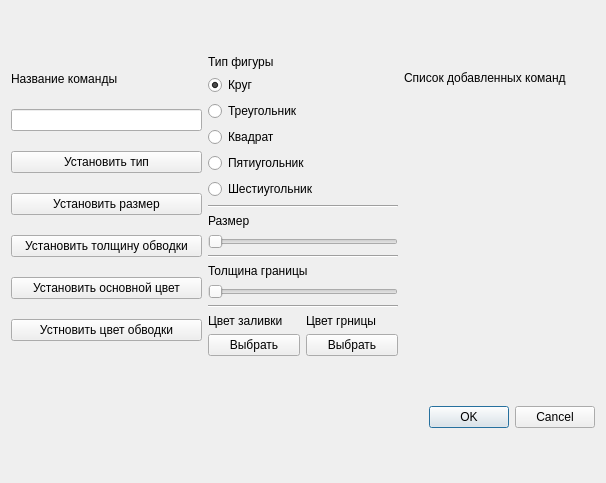
<?xml version="1.0" encoding="UTF-8"?>
<ui version="4.0">
 <class>CreateCommandDialog</class>
 <widget class="QDialog" name="CreateCommandDialog">
  <property name="geometry">
   <rect>
    <x>0</x>
    <y>0</y>
    <width>606</width>
    <height>483</height>
   </rect>
  </property>
  <property name="windowTitle">
   <string>Создание макрокоманды</string>
  </property>
  <layout class="QGridLayout" name="gridLayout_2">
   <item row="0" column="2">
    <layout class="QVBoxLayout" name="verticalLayout_3">
     <item>
      <widget class="QLabel" name="label_11">
       <property name="text">
        <string>Список добавленных команд</string>
       </property>
      </widget>
     </item>
     <item>
      <widget class="QLabel" name="comL1">
       <property name="text">
        <string/>
       </property>
      </widget>
     </item>
     <item>
      <widget class="QLabel" name="comL2">
       <property name="text">
        <string/>
       </property>
      </widget>
     </item>
     <item>
      <widget class="QLabel" name="comL3">
       <property name="text">
        <string/>
       </property>
      </widget>
     </item>
     <item>
      <widget class="QLabel" name="comL4">
       <property name="text">
        <string/>
       </property>
      </widget>
     </item>
     <item>
      <widget class="QLabel" name="comL5">
       <property name="text">
        <string/>
       </property>
      </widget>
     </item>
    </layout>
   </item>
   <item row="0" column="0">
    <layout class="QVBoxLayout" name="verticalLayout">
     <item>
      <widget class="QLabel" name="label_6">
       <property name="maximumSize">
        <size>
         <width>16777215</width>
         <height>20</height>
        </size>
       </property>
       <property name="text">
        <string>Название команды</string>
       </property>
      </widget>
     </item>
     <item>
      <widget class="QLineEdit" name="lineEdit"/>
     </item>
     <item>
      <widget class="QPushButton" name="setTypeButton">
       <property name="text">
        <string>Установить тип</string>
       </property>
      </widget>
     </item>
     <item>
      <widget class="QPushButton" name="setSizeButton">
       <property name="text">
        <string>Установить размер</string>
       </property>
      </widget>
     </item>
     <item>
      <widget class="QPushButton" name="setPenSizeButton">
       <property name="text">
        <string>Установить толщину обводки</string>
       </property>
      </widget>
     </item>
     <item>
      <widget class="QPushButton" name="setMainColor">
       <property name="text">
        <string>Установить основной цвет</string>
       </property>
      </widget>
     </item>
     <item>
      <widget class="QPushButton" name="setPenColorButton">
       <property name="text">
        <string>Устновить цвет обводки</string>
       </property>
      </widget>
     </item>
    </layout>
   </item>
   <item row="0" column="1">
    <layout class="QVBoxLayout" name="verticalLayout_2">
     <item>
      <widget class="QLabel" name="label">
       <property name="text">
        <string>Тип фигуры</string>
       </property>
      </widget>
     </item>
     <item>
      <widget class="QRadioButton" name="circleButton">
       <property name="text">
        <string>Круг</string>
       </property>
       <property name="checked">
        <bool>true</bool>
       </property>
      </widget>
     </item>
     <item>
      <widget class="QRadioButton" name="triangleButton">
       <property name="text">
        <string>Треугольник</string>
       </property>
      </widget>
     </item>
     <item>
      <widget class="QRadioButton" name="squareButton">
       <property name="text">
        <string>Квадрат</string>
       </property>
      </widget>
     </item>
     <item>
      <widget class="QRadioButton" name="pentagonButton">
       <property name="text">
        <string>Пятиугольник</string>
       </property>
      </widget>
     </item>
     <item>
      <widget class="QRadioButton" name="hexButton">
       <property name="text">
        <string>Шестиугольник</string>
       </property>
      </widget>
     </item>
     <item>
      <widget class="Line" name="line">
       <property name="orientation">
        <enum>Qt::Horizontal</enum>
       </property>
      </widget>
     </item>
     <item>
      <widget class="QLabel" name="label_2">
       <property name="text">
        <string>Размер</string>
       </property>
      </widget>
     </item>
     <item>
      <widget class="QSlider" name="figSizeSlider">
       <property name="maximumSize">
        <size>
         <width>200</width>
         <height>16777215</height>
        </size>
       </property>
       <property name="minimum">
        <number>5</number>
       </property>
       <property name="maximum">
        <number>100</number>
       </property>
       <property name="orientation">
        <enum>Qt::Horizontal</enum>
       </property>
      </widget>
     </item>
     <item>
      <widget class="Line" name="line_3">
       <property name="orientation">
        <enum>Qt::Horizontal</enum>
       </property>
      </widget>
     </item>
     <item>
      <widget class="QLabel" name="label_5">
       <property name="text">
        <string>Толщина границы</string>
       </property>
      </widget>
     </item>
     <item>
      <widget class="QSlider" name="penSizelSlider">
       <property name="maximumSize">
        <size>
         <width>200</width>
         <height>16777215</height>
        </size>
       </property>
       <property name="minimum">
        <number>1</number>
       </property>
       <property name="maximum">
        <number>30</number>
       </property>
       <property name="orientation">
        <enum>Qt::Horizontal</enum>
       </property>
      </widget>
     </item>
     <item>
      <widget class="Line" name="line_4">
       <property name="orientation">
        <enum>Qt::Horizontal</enum>
       </property>
      </widget>
     </item>
     <item>
      <layout class="QGridLayout" name="gridLayout">
       <item row="1" column="0">
        <widget class="QPushButton" name="brushColorButton">
         <property name="maximumSize">
          <size>
           <width>100</width>
           <height>16777215</height>
          </size>
         </property>
         <property name="text">
          <string>Выбрать</string>
         </property>
        </widget>
       </item>
       <item row="1" column="1">
        <widget class="QPushButton" name="penColorButton">
         <property name="maximumSize">
          <size>
           <width>100</width>
           <height>16777215</height>
          </size>
         </property>
         <property name="text">
          <string>Выбрать</string>
         </property>
        </widget>
       </item>
       <item row="0" column="1">
        <widget class="QLabel" name="label_4">
         <property name="maximumSize">
          <size>
           <width>100</width>
           <height>16777215</height>
          </size>
         </property>
         <property name="text">
          <string>Цвет грницы</string>
         </property>
        </widget>
       </item>
       <item row="0" column="0">
        <widget class="QLabel" name="label_3">
         <property name="maximumSize">
          <size>
           <width>100</width>
           <height>16777215</height>
          </size>
         </property>
         <property name="text">
          <string>Цвет заливки</string>
         </property>
        </widget>
       </item>
      </layout>
     </item>
    </layout>
   </item>
   <item row="1" column="2">
    <widget class="QDialogButtonBox" name="buttonBox">
     <property name="orientation">
      <enum>Qt::Horizontal</enum>
     </property>
     <property name="standardButtons">
      <set>QDialogButtonBox::Cancel|QDialogButtonBox::Ok</set>
     </property>
    </widget>
   </item>
  </layout>
 </widget>
 <resources/>
 <connections>
  <connection>
   <sender>buttonBox</sender>
   <signal>accepted()</signal>
   <receiver>CreateCommandDialog</receiver>
   <slot>accept()</slot>
   <hints>
    <hint type="sourcelabel">
     <x>248</x>
     <y>254</y>
    </hint>
    <hint type="destinationlabel">
     <x>157</x>
     <y>274</y>
    </hint>
   </hints>
  </connection>
  <connection>
   <sender>buttonBox</sender>
   <signal>rejected()</signal>
   <receiver>CreateCommandDialog</receiver>
   <slot>reject()</slot>
   <hints>
    <hint type="sourcelabel">
     <x>316</x>
     <y>260</y>
    </hint>
    <hint type="destinationlabel">
     <x>286</x>
     <y>274</y>
    </hint>
   </hints>
  </connection>
 </connections>
</ui>
